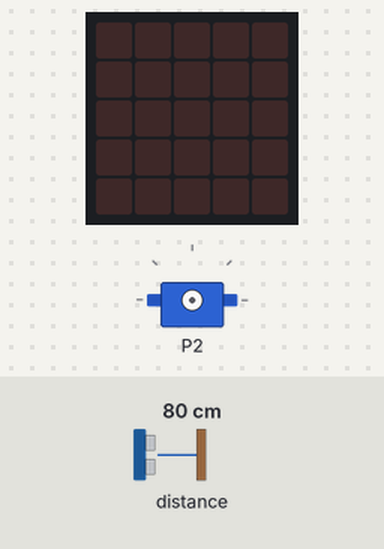
The program below on a simulated BBC micro:bit (MakeCode). Shown: servo, the board's 5×5 LED display. The inputs (shaded band) are chosen by the test bench; at power-on: distance to the obstacle 80 cm.

Above: at 1.2 s.
1.3 s: distance to the obstacle set to 17 cm
4.0 s: distance to the obstacle set to 14 cm
At 5.8 s:
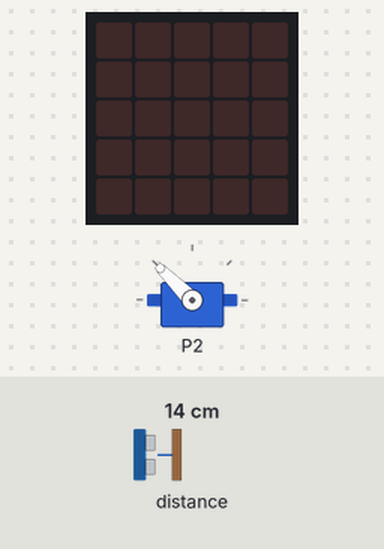
10.0 s: distance to the obstacle set to 18 cm
At 15.1 s:
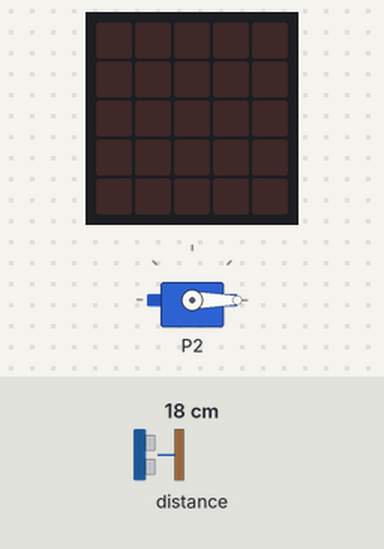
15.4 s: distance to the obstacle set to 2 cm
At 16.4 s:
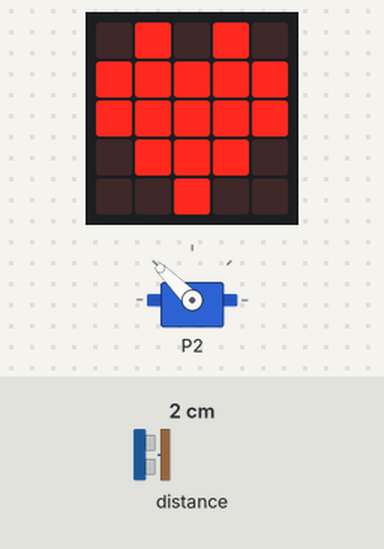
21.4 s: distance to the obstacle set to 35 cm
At 26.9 s:
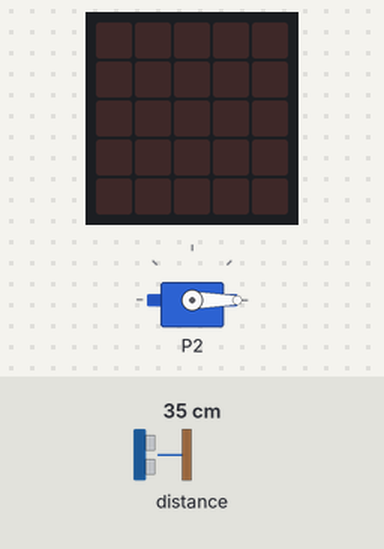
Timing chart, 0 to 28.3 s (numbered marks = the images above; inputs shaded):
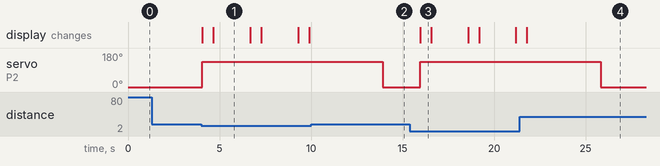

Measured:
- the behaviour switches between 16 and 15 cm on distance to the obstacle (found by bisection; images 0 and 1)
- after the input at 4.0 s, servo on P2: 0° → 135° after 0.05 s; the display: first changes after 0.05 s (image 1 shows a later state)
- after the input at 10.0 s, servo on P2: 135° → 0° after 3.9 s
- after the input at 15.4 s, servo on P2: 0° → 135° after 0.56 s; the display: changes after 0.56 s (image 3)
- after the input at 21.4 s, servo on P2: 135° → 0° after 4.4 s
- what the display in image 1 shows lasts 2.1 s, from 4.6 s to 6.7 s
- what the display in image 3 shows lasts 0.6 s, from 16.0 s to 16.6 s

The program:

main.ts
```typescript
let distancia = 0
basic.forever(function () {
    distancia = sonar.ping(
    DigitalPin.P0,
    DigitalPin.P1,
    PingUnit.Centimeters
    )
    if (distancia <= 15) {
        servos.P2.setAngle(135)
        basic.showIcon(IconNames.Heart)
        basic.clearScreen()
        basic.pause(2000)
    } else {
        basic.pause(2000)
        servos.P2.setAngle(0)
    }
})
```

test.ts
```typescript
// aquí va el archivo "tests"; esto no se compilará cuando este paquete se utilice como una extensión.
```
